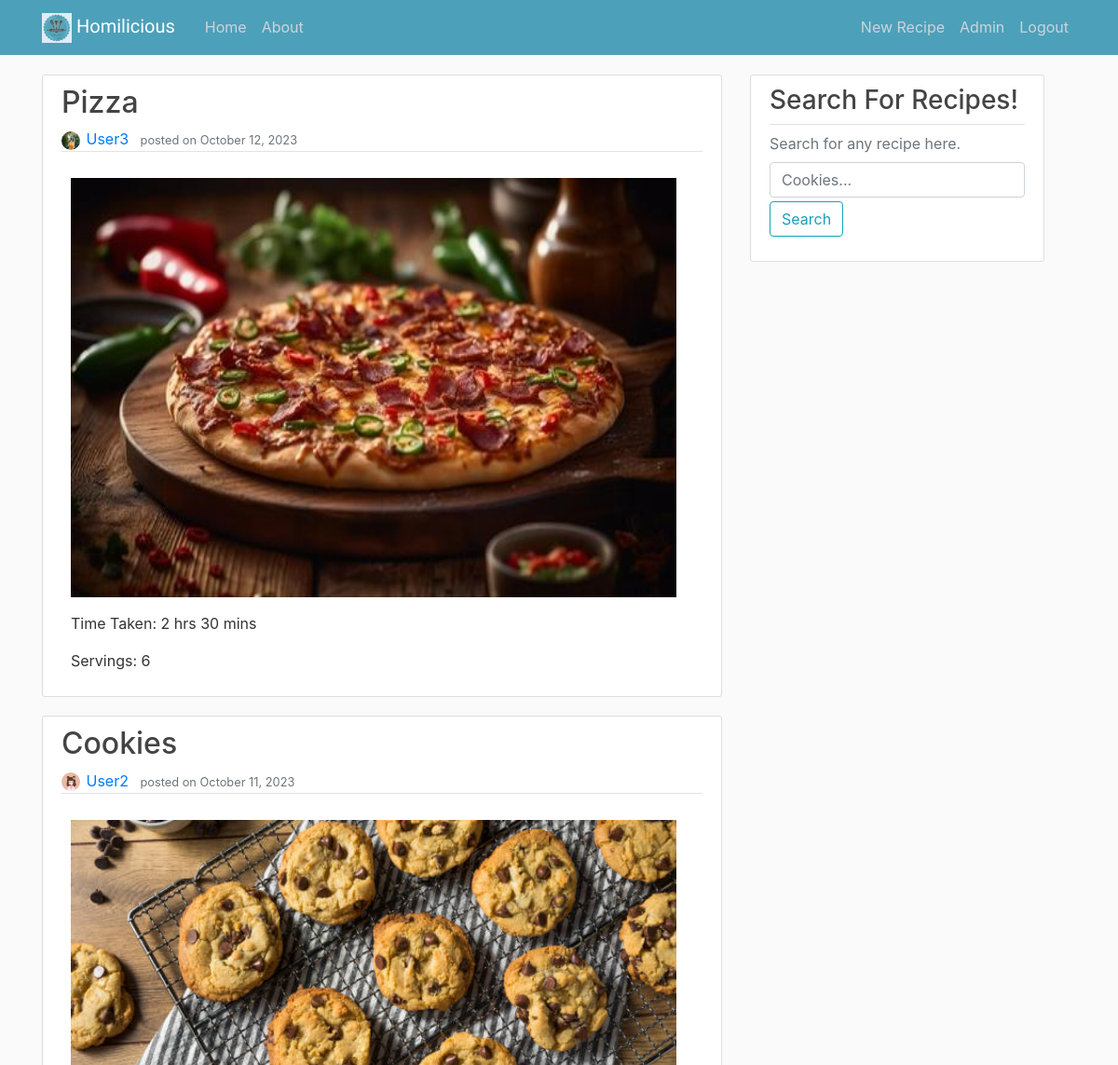
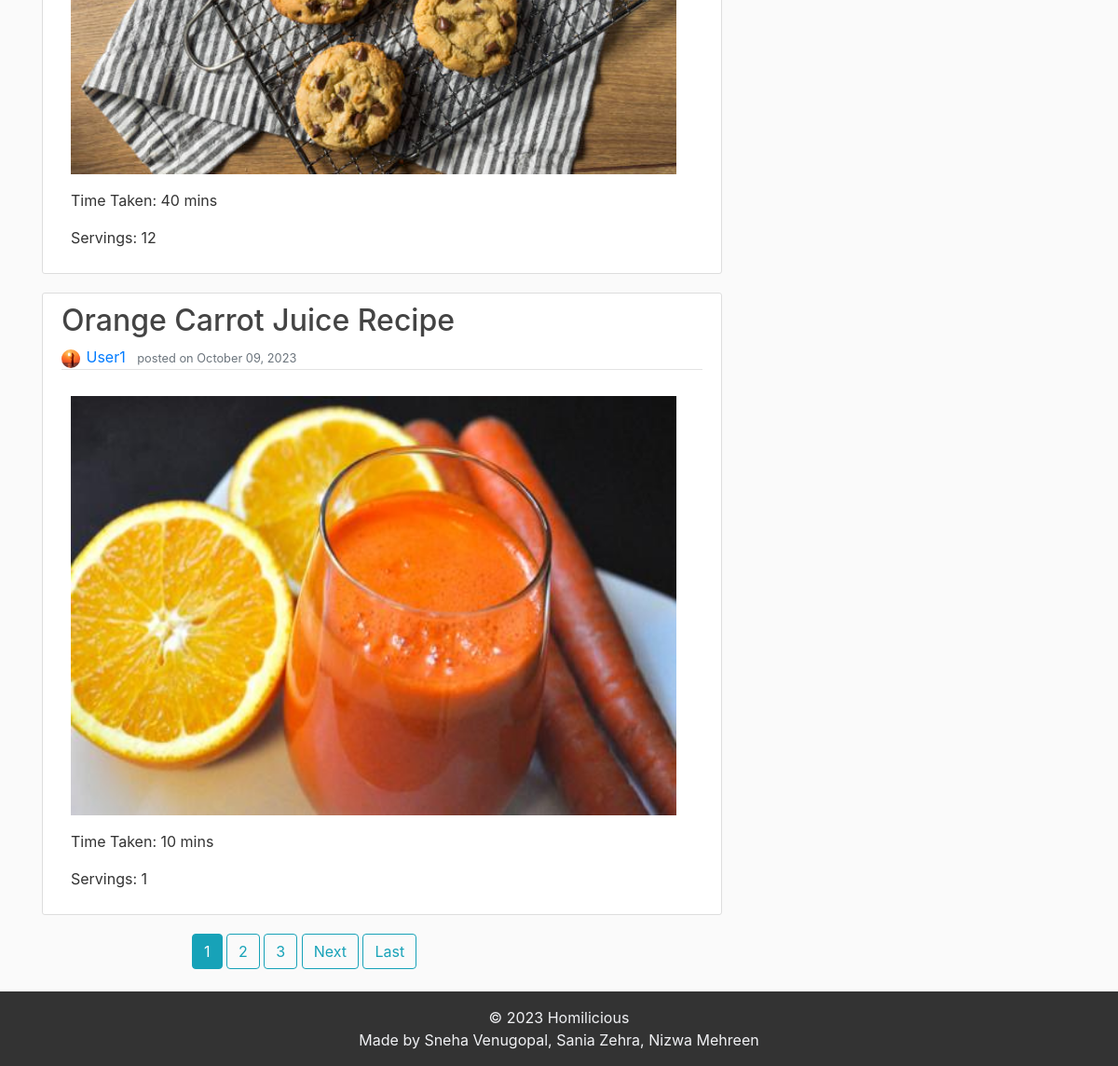
The app's page / (signed in) with its own data (2 pictures, top to bottom).
### recipes/models.py (models this page shows, shortened)
class Recipe(models.Model):
    recipe_name = models.CharField(max_length=100)
    author = models.ForeignKey(User, on_delete=models.CASCADE)
    content = models.TextField()
    date_posted = models.DateTimeField(default=timezone.now)
    recipe_img = models.ImageField(upload_to="recipe_images")
    total_time = models.CharField(max_length=20)
    servings = models.PositiveIntegerField()

### users/models.py (models this page shows, shortened)
class Profile(models.Model):
    user = models.OneToOneField(User, on_delete=models.CASCADE)
    profile_pic = models.ImageField(default='profile_pics/default.jpg', upload_to='profile_pics')

### recipes/views.py (the view)
# urls.py: path('', RecipeListView.as_view(), name='home'),
class RecipeListView(ListView):
    model = Recipe
    template_name = 'recipes/home.html'
    context_object_name = 'recipes'
    ordering = ['-date_posted']
    paginate_by = 3

### recipes/templates/recipes/home.html (shortened to what this page needs)
{% extends "recipes/base.html" %}
{% block content %}
    {% for recipe in recipes %}
        <article class="media content-section">
          <div class="media-body">
            <h2><a class="article-title" href="{% url 'recipe_detail' recipe.id %}">{{ recipe.recipe_name }}</a></h2>
            <div class="article-metadata">
              <img style="width: 20px; height: 20px;" class="smaller-image rounded-circle article-img" src="{{ recipe.author.profile.profile_pic.url }}">
              <a class="mr-2" href="{% url 'user_recipes' recipe.author.username %}">{{ recipe.author }}</a>
              <small class="text-muted">posted on {{ recipe.date_posted|date:"F d, Y" }}</small>
            </div>
            <p class="article-content">
              <img src="{{ recipe.recipe_img.url }}" alt="Recipe Image" width="650" height="450">
            </p>
            <p class="article-content">Time Taken: {{ recipe.total_time }}</p>
            <p class="article-content">Servings: {{ recipe.servings }}</p>
          </div>
        </article>
    {% endfor %}
    <div class="col-md-8" style="margin-left: 20%;">
      {% if is_paginated %}
      {% for num in page_obj.paginator.page_range %}
        {% if page_obj.number == num %}
          <a class="btn btn-info mb-4" href="?page={{ num }}">{{ num }}</a>
        {% elif num > page_obj.number|add:'-3' and num < page_obj.number|add:'3' %}
          <a class="btn btn-outline-info mb-4" href="?page={{ num }}">{{ num }}</a>
        {% endif %}
      {% endfor %}
      {% if page_obj.has_next %}
        <a class="btn btn-outline-info mb-4" href="?page={{ page_obj.next_page_number }}">Next</a>
        <a class="btn btn-outline-info mb-4" href="?page={{ page_obj.paginator.num_pages }}">Last</a>
      {% endif %}
    {% endif %}
    </div>
{% endblock content %}

### recipes/templates/recipes/base.html (shortened to what this page needs)
{% load static %}
<!DOCTYPE html>
<html>
<head>
    <link rel="stylesheet" href="https://maxcdn.bootstrapcdn.com/bootstrap/4.0.0/css/bootstrap.min.css">
    <link rel="stylesheet" type="text/css" href="{% static 'recipes/style.css' %}">
</head>
<body>
    <header class="site-header">
      <nav class="navbar navbar-expand-md navbar-dark bg-steel fixed-top">
        <div class="container">
          <a class="navbar-brand mr-4" href="{% url 'home' %}">
            <img src="{% static 'favicon_io/favicon-32x32.png' %}" alt="favicon">
            Homilicious
          </a>
          <div class="collapse navbar-collapse" id="navbarToggle">
            <div class="navbar-nav mr-auto">
              <a class="nav-item nav-link" href="{% url 'home' %}">Home</a>
              <a class="nav-item nav-link" href="{% url 'about' %}">About</a>
            </div>
            <div class="navbar-nav">
              {% if user.is_authenticated %}
                <a class="nav-item nav-link" href="{% url 'recipe_create' %}">New Recipe</a>
                <a class="nav-item nav-link" href="{% url 'profile' %}">{{ user.username }}</a>
                <a class="nav-item nav-link" href="{% url 'logout' %}">Logout</a>
              {% else %}
                <a class="nav-item nav-link" href="{% url 'login' %}">Login</a>
                <a class="nav-item nav-link" href="{% url 'register' %}">Register</a>
              {% endif %}
            </div>
          </div>
        </div>
      </nav>
    </header>
    <main role="main" class="container">
      <div class="row">
        <div class="col-md-8">
          {% block content %}{% endblock %}
        </div>
        <div class="col-md-4">
          <div class="content-section position-fixed">
            <form method="GET" action="{% url 'recipe_search' %}">
              <fieldset class="form-group">
                  <legend class="border-bottom"><h3>Search For Recipes!</h3></legend>
                  <div class='text-muted'>Search for any recipe here.</div>
                  <input class="form-control mt-2 mb-1" type="text" name="search" placeholder="Cookies...">
                  <button class="btn btn-outline-info" type="submit">Search</button>
              </fieldset>
            </form>
          </div>
        </div>
      </div>
    </main>
    <footer class="site-footer" style="background-color: #333; left: 0; bottom:0; width:100%;">
      <div class="container">
          <div class="py-3" style="color: #f1f2f5; text-align: center;">
            &copy; 2023 Homilicious
            <br>
            Made by Sneha Venugopal, Sania Zehra, Nizwa Mehreen
          </div>
      </div>
    </footer>
</body>
</html>

### recipes/static/recipes/style.css (style rules this page uses)
body { min-height: 100vh; display: flex; flex-direction: column; background: #fafafa; color: #333333; margin-top: 5rem; }
footer { margin-top: auto; }
h1, h2, h3, h4, h5, h6 { color: #444444; }
.bg-steel { background-color: #4da0b9; }
.site-header .navbar-nav .nav-link { color: #cbd5db; }
.content-section { background: #ffffff; padding: 10px 20px; border: 1px solid #dddddd; border-radius: 3px; margin-bottom: 20px; }
.article-title { color: #444444; }
.article-content { white-space: pre-line; margin-left: 10px; }
.article-img { height: 65px; width: 65px; margin-right: 2px; }
.article-metadata { padding-bottom: 1px; margin-bottom: 4px; border-bottom: 1px solid #e3e3e3 }
.navbar-brand { font-family: 'Sofia', sans-serif; }

### records on screen
Recipe: recipe_name "Pizza", author.profile.profile_pic (picture), author "User3", date_posted "October 12, 2023", recipe_img (picture), total_time "2 hrs 30 mins", servings "6"
Recipe: recipe_name "Cookies", author.profile.profile_pic (picture), author "User2", date_posted "October 11, 2023", recipe_img (picture), total_time "40 mins", servings "12"
Recipe: recipe_name "Orange Carrot Juice Recipe", author.profile.profile_pic (picture), author "User1", date_posted "October 09, 2023", recipe_img (picture), total_time "10 mins", servings "1"

### other values on screen
{{ user.username }} "Admin"
{{ num }} "1"
{{ num }} "2" "3"
